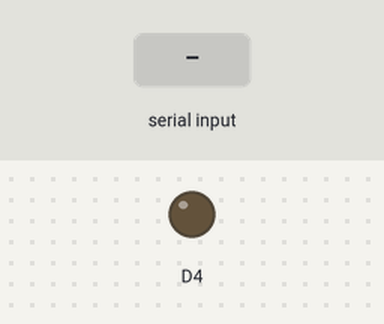
Bench run of a sketch on a simulated ESP8266 (NodeMCU). Parts: output pins drawn as LEDs (lit = HIGH). Inputs (shaded band) come from the test bench. WiFi joins after 1.5 s; servers stay silent unless stated.

Above: at 3.4 s.
3.5 s: "90,45\n" received over Serial
At 4.7 s:
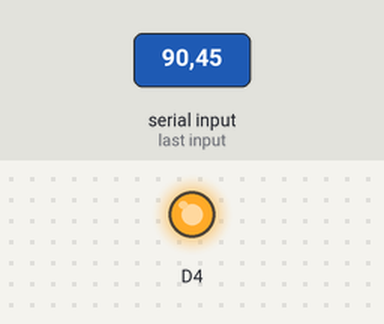
5.0 s: "30,150\n" received over Serial
At 5.9 s:
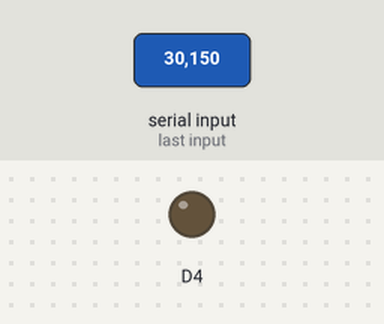
6.5 s: "5\n" received over Serial
At 7.1 s:
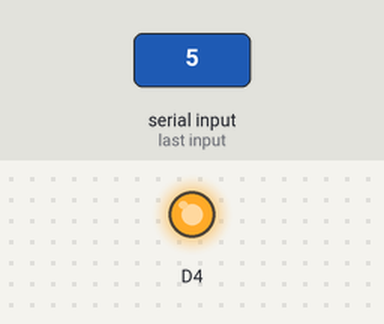
Timing chart, 0 to 9.5 s (numbered marks = the images above; inputs shaded):
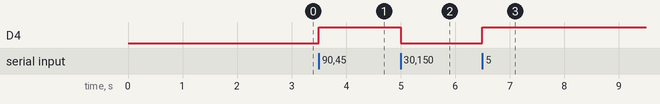

The sketch:

OBD2.ino
```cpp
/*******************************************************************************
 *  [FILE NAME]   :      <OBD2.ino>                                            *
 *  [AUTHOR]      :      <David S. Alexander>                                  *
 *  [DATE CREATED]:      <Feb 16, 2024>                                        *
 *  [Description} :      <OBD2 code for ESP8266 OBD2 Debugger>                 *
 *******************************************************************************/


 /*******************************************************************************
 *                                  Includes                                   *
 *******************************************************************************/
#include <ESP8266WiFi.h>
#include <WiFiClient.h>


/*******************************************************************************
 *                             Macro Declarations                              *
 *******************************************************************************/
#define WIFISSID              "David"
#define WIFIPASSWORD          "YOUR-PASSWORD"

#define CONNECTED             HIGH
#define DISCONNECTED          LOW

#define HOSTIP                "192.168.1.3"
#define HOSTPORT              8080

#define MSGACK                0x55
#define MSGNACK               0x33

#define MAX_RETRIES           10
#define KEEP_ALIVE_INTERVAL_MS (1 * 60 * 1000) // 1 minute in milliseconds

/*******************************************************************************
 *                             Functions Declaration                           *
 *******************************************************************************/
void WiFi_Init();
bool WiFi_Connect();
bool WiFi_Status();

void TCP_Init();
void TCP_Disconnect();
bool TCP_Connect();
bool TCP_Client_Status();
void TCP_Send_Message(String Message);
bool TCP_Incoming_Message();

void Watchdog_Init();
void Watchdog_Feed();
void Watchdog_Reset();

void sendKeepAlive();

/*******************************************************************************
 *                                 Variables                                   *
 *******************************************************************************/
unsigned long lastKeepAliveTime = 0;
WiFiClient client;
char retryCount = 0;

/*******************************************************************************
 *                            Setup Function                                   *
 *******************************************************************************/
void setup()
{
  Serial.begin(115200);
  pinMode(D4, OUTPUT);
  WiFi_Init();
  TCP_Init();
  Watchdog_Init();

  if (WiFi_Connect() && TCP_Connect())
  {
    //Serial.println("Connected to WiFi and TCP Server.");
  }
  else
  {
    //Serial.println("Failed to connect to WiFi or TCP Server. Resetting...");
    ESP.restart();
  }
}

void Read_Incomming_Data()
{
  // Read and process incoming data from TCP connection
  int receivedNumber = client.readStringUntil('\n').toInt();
  if (receivedNumber > 0)
  {
    byte MSB = receivedNumber / 256;   // Decode the incomming data
    byte LSB = receivedNumber % 256;
    Serial.write(MSB);
    Serial.write(LSB);
    client.flush();
  }
}

void loop()
{
  Watchdog_Feed(); // Reset the watchdog timer

  // Check WiFi and TCP connection status
  if (!WiFi_Status() || !TCP_Client_Status())
  {
    // Reinitialize WiFi and TCP connections if not connected
    setup();
  }
  else
  {
    // Check for incoming TCP messages
    if (TCP_Incoming_Message())
    {
      // Process incoming data from TCP
      Read_Incomming_Data();
    }
    else if (Serial.available())
    {
      // If there is data available on Serial monitor, send it to TCP server
      if (!TCP_Incoming_Message())
      {
        String receivedString = Serial.readStringUntil('\n');
        digitalWrite(D4, !digitalRead(D4));
        TCP_Send_Message(receivedString);
        client.flush();
      }
      else
      {
        // If there is an ongoing TCP message, process it first
        Read_Incomming_Data();
      }
      Serial.flush();
    }

    // Send keep-alive message at regular intervals
    if (millis() - lastKeepAliveTime >= KEEP_ALIVE_INTERVAL_MS)
    {
      sendKeepAlive();
      lastKeepAliveTime = millis(); // Reset the timer
    }
  }
}

void WiFi_Init()
{
  // Initialize WiFi connection
  delay(10);
  WiFi.begin(WIFISSID, WIFIPASSWORD);
}

bool WiFi_Connect()
{
  // Attempt to connect to WiFi network
  retryCount = 0;
  while (WiFi.status() != WL_CONNECTED && retryCount < MAX_RETRIES)
  {
    Watchdog_Feed();
    delay(1000);
    retryCount++;
  }

  return WiFi.status() == WL_CONNECTED;
}

bool WiFi_Status()
{
  // Check current WiFi connection status
  return WiFi.status() == WL_CONNECTED;
}

void TCP_Init()
{
  // Initialize TCP connection
  if (client.connected())
  {
    client.stop();
  }
}

void TCP_Disconnect()
{
  // Disconnect TCP client
  if (WiFi_Status())
  {
    client.stop();
  }
}

bool TCP_Connect()
{
  // Attempt to connect to TCP server
  if (WiFi_Status())
  {
    retryCount = 0;
    while (!client.connect(HOSTIP, HOSTPORT) && retryCount < MAX_RETRIES)
    {
      Watchdog_Feed();
      delay(1000);
      retryCount++;
    }
  }
  return client.connected();
}

bool TCP_Client_Status()
{
  // Check current TCP client status
  return client.connected();
}

void TCP_Send_Message(String Message)
{
  // Send message to TCP server
  if (TCP_Client_Status())
  {
    client.println(Message);
  }
}

bool TCP_Incoming_Message()
{
  // Check for incoming message from TCP server
  if (TCP_Client_Status())
  {
    return client.available();
  }
  return false;
}

void sendKeepAlive()
{
  // Send keep-alive message to TCP server
  if (WiFi_Status() && TCP_Client_Status())
  {
    TCP_Send_Message("Live");
  }
}

void Watchdog_Init()
{
  // Initialize watchdog timer
  ESP.wdtDisable();       // Disable the default watchdog timer
  ESP.wdtEnable(WDTO_4S); // Enable a new watchdog timer with a 4-second timeout
}

void Watchdog_Feed()
{
  // Feed the watchdog timer to prevent reset
  ESP.wdtFeed();
}

void Watchdog_Reset()
{
  // Perform a reset using the watchdog timer
  // To perform a reset using the watchdog, we can use an intentional infinite loop
  while (1)
  {
    delay(1); // Adding a small delay to allow the ESP8266 to reset
  }
}
```

Measured:
- after the input at 3.5 s, D4: LOW → HIGH at once
- after the input at 5.0 s, D4: HIGH → LOW at once
- after the input at 6.5 s, D4: LOW → HIGH at once
